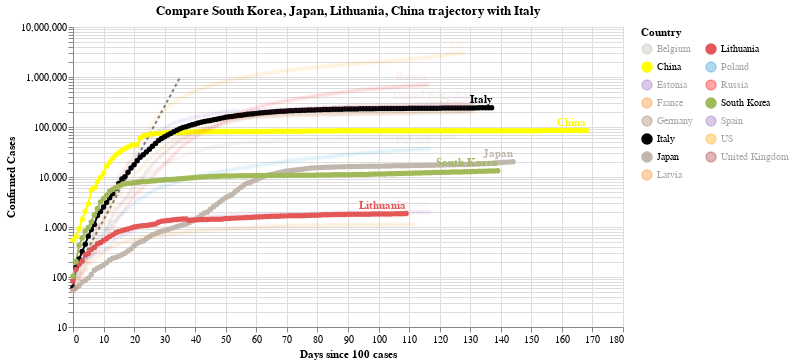

The cell this chart's notebook holds for it:
### Code cell
#hide_input
chart3 = make_since_chart(dff2, ['South Korea', 'Japan', 'Lithuania', 'China'], baseline_countries)
chart3

### Figure 1 — Vega-Lite specification as saved in the notebook (floating-point values rounded to 4 significant figures; data arrays with more than 128 entries replaced by an {"elided": "..."} marker saying what was removed)
{"config": {"view": {"continuousWidth": 400, "continuousHeight": 300}}, "layer": [{"data": {"name": "data-628230001892d6798b50651be41d1b3e"}, "mark": {"type": "line", "color": "black", "opacity": 0.5, "strokeDash": [3, 3]}, "encoding": {"x": {"type": "quantitative", "field": "Days since 100 cases"}, "y": {"type": "quantitative", "field": "Confirmed Cases"}}}, {"data": {"name": "data-f6e80aa25ba04d477953970150ae3a46"}, "mark": {"type": "line", "point": true}, "encoding": {"color": {"type": "nominal", "field": "Country", "legend": {"columns": 2}, "scale": {"domain": ["Belgium", "China", "Estonia", "France", "Germany", "Italy", "Japan", "Latvia", "Lithuania", "Poland", "Russia", "South Korea", "Spain", "US", "United Kingdom"], "range": ["#C1B7AD", "yellow", "#9467bd", "#F58518", "#9D755D", "black", "#C1B7AD", "#F58518", "#E45756", "#2495D3", "red", "#A1BA59", "#9467bd", "orange", "brown"]}}, "opacity": {"condition": {"value": 1, "selection": "selector007"}, "value": 0.05}, "tooltip": [{"type": "nominal", "field": "Country"}, {"type": "temporal", "field": "Date"}, {"type": "quantitative", "field": "Confirmed Cases"}, {"type": "quantitative", "field": "Days since 100 cases"}], "x": {"type": "quantitative", "field": "Days since 100 cases"}, "y": {"type": "quantitative", "field": "Confirmed Cases", "scale": {"type": "log"}}}, "selection": {"selector007": {"type": "multi", "fields": ["Country"], "bind": "legend", "init": [{"Country": "South Korea"}, {"Country": "Japan"}, {"Country": "Lithuania"}, {"Country": "China"}, {"Country": "Italy"}]}}, "width": 550}, {"data": {"name": "data-f6e80aa25ba04d477953970150ae3a46"}, "mark": {"type": "text", "align": "right", "dy": -8, "fontWeight": "bold"}, "encoding": {"color": {"type": "nominal", "field": "Country", "legend": {"columns": 2}, "scale": {"domain": ["Belgium", "China", "Estonia", "France", "Germany", "Italy", "Japan", "Latvia", "Lithuania", "Poland", "Russia", "South Korea", "Spain", "US", "United Kingdom"], "range": ["#C1B7AD", "yellow", "#9467bd", "#F58518", "#9D755D", "black", "#C1B7AD", "#F58518", "#E45756", "#2495D3", "red", "#A1BA59", "#9467bd", "orange", "brown"]}}, "opacity": {"condition": {"value": 1, "selection": "selector007"}, "value": 0.05}, "text": {"type": "nominal", "field": "Country"}, "tooltip": [{"type": "nominal", "field": "Country"}, {"type": "temporal", "field": "Date"}, {"type": "quantitative", "field": "Confirmed Cases"}, {"type": "quantitative", "field": "Days since 100 cases"}], "x": {"type": "quantitative", "field": "Days since 100 cases"}, "y": {"type": "quantitative", "field": "Confirmed Cases", "scale": {"type": "log"}}}, "transform": [{"filter": "(datum['Date'] >= 1594166400000)"}], "width": 550}], "title": "Compare South Korea, Japan, Lithuania, China trajectory with Italy", "$schema": "https://vega.github.io/schema/vega-lite/v4.0.2.json", "datasets": {"data-628230001892d6798b50651be41d1b3e": [{"Days since 100 cases": 0, "Confirmed Cases": 100.0}, {"Days since 100 cases": 1, "Confirmed Cases": 130.0}, {"Days since 100 cases": 2, "Confirmed Cases": 169.0}, {"Days since 100 cases": 3, "Confirmed Cases": 219.7}, {"Days since 100 cases": 4, "Confirmed Cases": 285.6}, {"Days since 100 cases": 5, "Confirmed Cases": 371.3}, {"Days since 100 cases": 6, "Confirmed Cases": 482.7}, {"Days since 100 cases": 7, "Confirmed Cases": 627.5}, {"Days since 100 cases": 8, "Confirmed Cases": 815.7}, {"Days since 100 cases": 9, "Confirmed Cases": 1060.0}, {"Days since 100 cases": 10, "Confirmed Cases": 1379.0}, {"Days since 100 cases": 11, "Confirmed Cases": 1792.0}, {"Days since 100 cases": 12, "Confirmed Cases": 2330.0}, {"Days since 100 cases": 13, "Confirmed Cases": 3029.0}, {"Days since 100 cases": 14, "Confirmed Cases": 3937.0}, {"Days since 100 cases": 15, "Confirmed Cases": 5119.0}, {"Days since 100 cases": 16, "Confirmed Cases": 6654.0}, {"Days since 100 cases": 17, "Confirmed Cases": 8650.0}, {"Days since 100 cases": 18, "Confirmed Cases": 11250.0}, {"Days since 100 cases": 19, "Confirmed Cases": 14620.0}, {"Days since 100 cases": 20, "Confirmed Cases": 19000.0}, {"Days since 100 cases": 21, "Confirmed Cases": 24710.0}, {"Days since 100 cases": 22, "Confirmed Cases": 32120.0}, {"Days since 100 cases": 23, "Confirmed Cases": 41750.0}, {"Days since 100 cases": 24, "Confirmed Cases": 54280.0}, {"Days since 100 cases": 25, "Confirmed Cases": 70560.0}, {"Days since 100 cases": 26, "Confirmed Cases": 91730.0}, {"Days since 100 cases": 27, "Confirmed Cases": 119300.0}, {"Days since 100 cases": 28, "Confirmed Cases": 155000.0}, {"Days since 100 cases": 29, "Confirmed Cases": 201500.0}, {"Days since 100 cases": 30, "Confirmed Cases": 262000.0}, {"Days since 100 cases": 31, "Confirmed Cases": 340600.0}, {"Days since 100 cases": 32, "Confirmed Cases": 442800.0}, {"Days since 100 cases": 33, "Confirmed Cases": 575600.0}, {"Days since 100 cases": 34, "Confirmed Cases": 748300.0}, {"Days since 100 cases": 35, "Confirmed Cases": 972800.0}], "data-f6e80aa25ba04d477953970150ae3a46": {"elided": "1948 records"}}}
